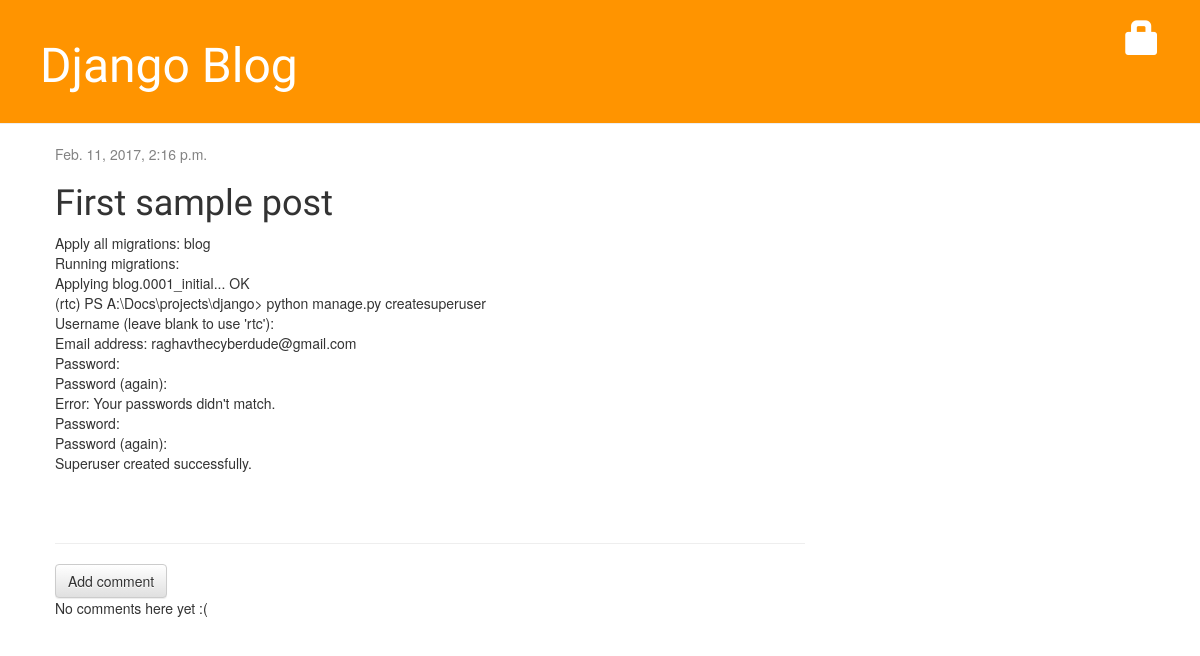
/post/1/, run on an earlier commit of the app's database.
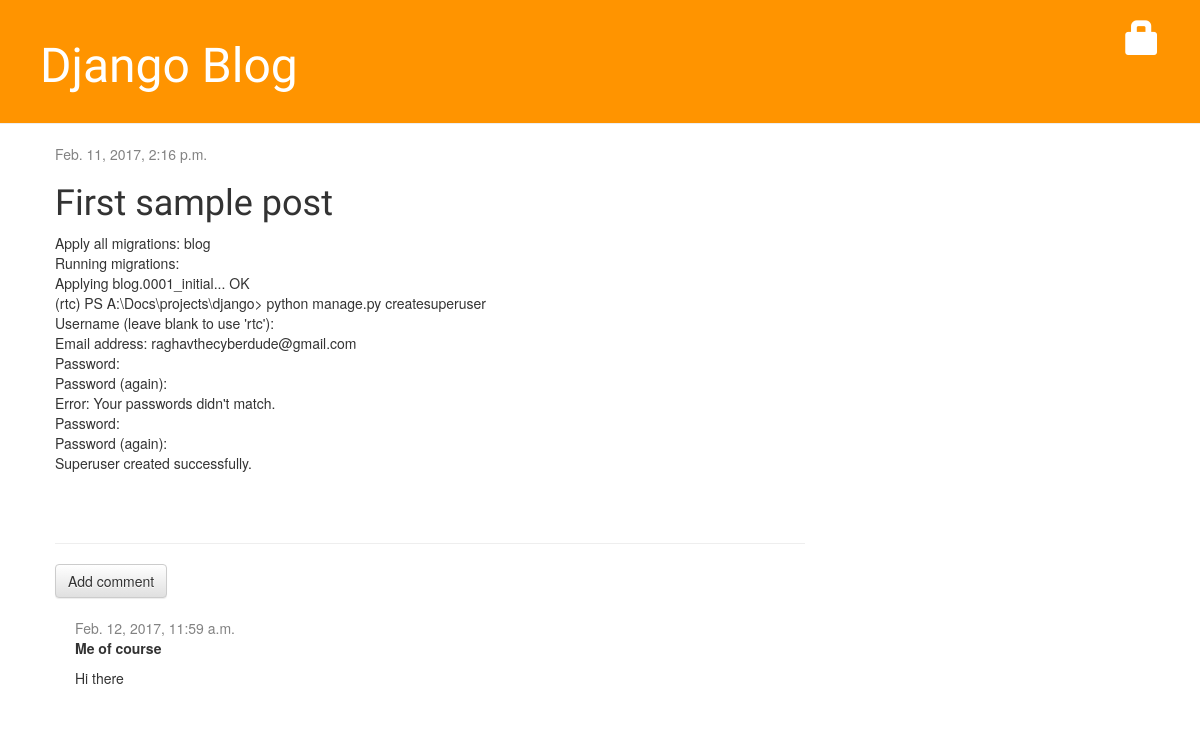
And on a later commit of the database.
### blog/models.py (models this page shows, shortened)
class Post(models.Model):
	author = models.ForeignKey('auth.User')
	title = models.CharField(max_length=200)
	text = models.TextField()
	createdDate = models.DateTimeField(
			default=timezone.now)
	publishedDate = models.DateTimeField(
			blank=True, null=True)

class Comment(models.Model):
	post = models.ForeignKey('blog.Post', related_name='comments')
	author = models.CharField(max_length=200)
	text = models.TextField()
	created_date = models.DateTimeField(default=timezone.now)
	approved_comment = models.BooleanField(default=False)

### blog/views.py (the view)
# urls.py: url(r'^post/(?P<pk>\d+)/$', views.post_detail, name='post_detail'),
def post_detail(request, pk):
	post = get_object_or_404(Post, pk=pk)
	return render(request, 'blog/post_detail.html', {'post': post})

### blog/templates/blog/post_detail.html (shortened to what this page needs)
{% extends 'blog/base.html' %}
{% block content %}
	<div class="post">
		{% if post.publishedDate %}
			<div class="date">
				{{ post.publishedDate }}
			</div>
		{% else %}
			{% if user.is_authenticated %}
				<a class="btn btn-default" href="{% url 'post_publish' pk=post.pk %}">Publish</a>
			 {% endif %}
		{% endif %}
		<h1>{{ post.title }}</h1>
		<p>{{ post.text|linebreaksbr }}</p>
	</div>
	<hr>
	<a class="btn btn-default" href="{% url 'add_comment_to_post' pk=post.pk %}">Add comment</a>
	{% for comment in post.comments.all %}
	{% if user.is_authenticated or comment.approved_comment %}
	<div class="comment">
		<div class="date">
			{{ comment.created_date }}
		</div>
		<strong>{{ comment.author }}</strong>
		<p>{{ comment.text|linebreaks }}</p>
	</div>
	{% endif %}
{% empty %}
	<p>No comments here yet :(</p>
{% endfor %}
{% endblock %}

### blog/templates/blog/base.html (shortened to what this page needs)
{% load staticfiles %}
<html>
	<head>
		<link rel="stylesheet" href="//maxcdn.bootstrapcdn.com/bootstrap/3.2.0/css/bootstrap.min.css">
		<link rel="stylesheet" href="//maxcdn.bootstrapcdn.com/bootstrap/3.2.0/css/bootstrap-theme.min.css">
		<link rel="stylesheet" href="{% static 'css/blog.css' %}">
	</head>
<body>
	<div class="page-header">
		{% if user.is_authenticated %}
			<a href="{% url 'post_new' %}" class="top-menu"><span class="glyphicon glyphicon-plus"></span></a>
			<a href="{% url 'post_draft_list' %}" class="top-menu"><span class="glyphicon glyphicon-edit"></span></a>
			<p class="top-menu">Hello {{ user.username }} <small>(<a href="{% url 'logout' %}">Log out</a>)</small></p>
		{% else %}
			<a href="{% url 'login' %}" class="top-menu"><span class="glyphicon glyphicon-lock"></span></a>
		{% endif %}
		<h1><a href="/">Django Blog</a></h1>
	</div>
	<div class="content container">
		<div class="row">
			<div class="col-md-8">
				{% block content %}
				{% endblock %}
			</div>
		</div>
	</div>
</body>
</html>

### blog/static/css/blog.css (style rules this page uses)
.page-header { background-color: #ff9400; margin-top: 0; padding: 20px 20px 20px 40px; }
.page-header h1, .page-header h1 a, .page-header h1 a:visited, .page-header h1 a:active { color: #ffffff; font-size: 36pt; text-decoration: none; }
.content { margin-left: 40px; }
h1, h2, h3, h4 { font-family: 'Lobster', cursive; }
.date { color: #828282; }
.top-menu, .top-menu:hover, .top-menu:visited { color: #ffffff; float: right; font-size: 26pt; margin-right: 20px; }
.post { margin-bottom: 70px; }
.comment { margin: 20px 0px 20px 20px; }

What changed in the data, as far as the page shows it:
added Comment: created_date "Feb. 12, 2017, 11:59 a.m.", author "Me of course", text "Hi there"
Also different on the page:
text no longer shown: "No comments here yet :("
